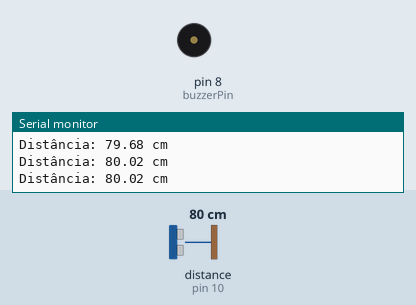
Bench run of a sketch on a simulated Arduino Uno, built with avr-gcc and run on an emulated ATmega328P. Shown: buzzer (waves = sounding, pin HIGH), the last lines printed to the serial monitor. Wiring (inferred from the names in the program): ultrasonic range finder: trigger pin 9; echo pin 10. The test bench sets the inputs (shaded band); at power-on: distance to the obstacle (sensor on pin 10) 80 cm. The echo pulse lasts 58.3 µs per cm; pins used as bus, display or sensor lines are not drawn.

Above: at 1.3 s.
1.4 s: distance to the obstacle (sensor on pin 10) set to 21 cm
2.9 s: distance to the obstacle (sensor on pin 10) set to 18 cm
At 3.7 s:
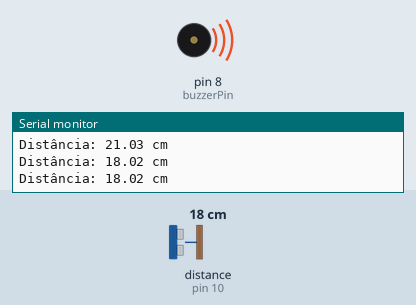
4.5 s: distance to the obstacle (sensor on pin 10) set to 35 cm
At 5.1 s:
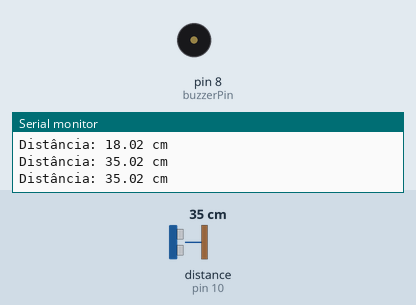
6.0 s: distance to the obstacle (sensor on pin 10) set to 2 cm
At 6.5 s:
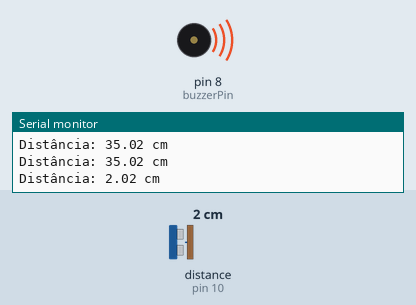
Timing chart, 0 to 8.5 s (numbered marks = the images above; inputs shaded):
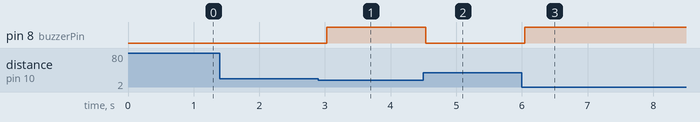

Measured:
- the behaviour switches between 20 and 19 cm on distance to the obstacle (sensor on pin 10) (found by bisection; images 0 and 1)
- after the input at 2.9 s, pin 8 (buzzerPin): LOW → HIGH after 0.13 s
- after the input at 4.5 s, pin 8 (buzzerPin): HIGH → LOW at once
- after the input at 6.0 s, pin 8 (buzzerPin): LOW → HIGH at once

The sketch:

sensor.ino
```cpp
// Pinos do sensor HC-SR04
const int trigPin = 9;
const int echoPin = 10;

// Pino do buzzer
const int buzzerPin = 8;

// Variável para armazenar a distância
long duration;
float distance;

void setup() {
  // Inicializa comunicação serial
  Serial.begin(9600);

  // Define os modos dos pinos
  pinMode(trigPin, OUTPUT);
  pinMode(echoPin, INPUT);
  pinMode(buzzerPin, OUTPUT);
}

void loop() {
  // Gera pulso de 10 microsegundos no pino TRIG
  digitalWrite(trigPin, LOW);
  delayMicroseconds(2);
  digitalWrite(trigPin, HIGH);
  delayMicroseconds(10);
  digitalWrite(trigPin, LOW);

  // Lê o tempo de retorno do pulso
  duration = pulseIn(echoPin, HIGH);

  // Calcula a distância em cm
  distance = duration * 0.0343 / 2;

  // Exibe a distância no monitor serial
  Serial.print("Distância: ");
  Serial.print(distance);
  Serial.println(" cm");

  // Verifica se a distância é menor que 20 cm
  if (distance < 20) {
    digitalWrite(buzzerPin, HIGH); // Ativa buzzer
  } else {
    digitalWrite(buzzerPin, LOW); // Desativa buzzer
  }

  delay(500); // Aguarda 0,5s antes de nova leitura
}
```
